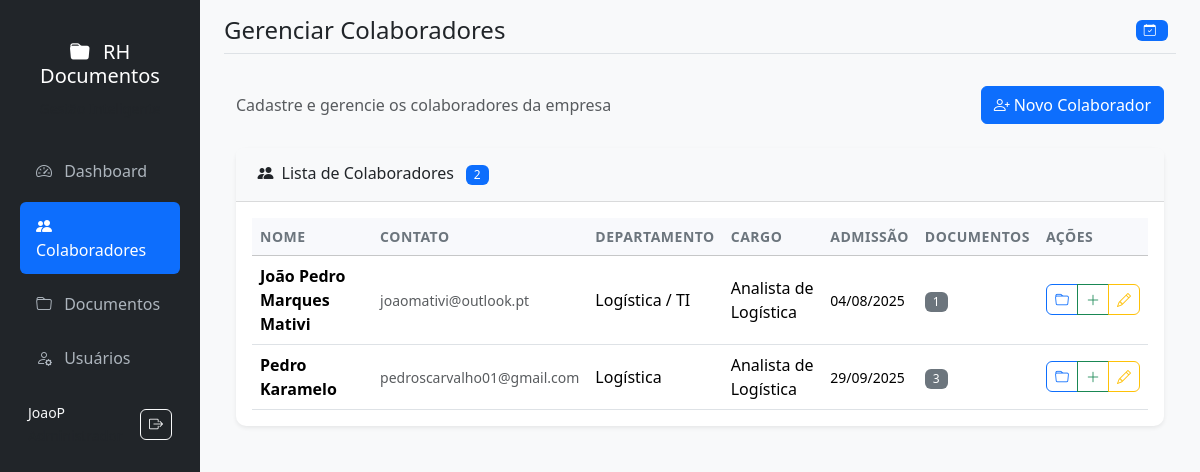
Page /colaboradores (signed in) on the committed database.
### models.py (models this page shows, shortened)
class User(UserMixin, db.Model):
    id = db.Column(db.Integer, primary_key=True)
    username = db.Column(db.String(80), unique=True, nullable=False)
    email = db.Column(db.String(120), unique=True, nullable=False)
    password_hash = db.Column(db.String(120), nullable=False)
    role = db.Column(db.String(20), nullable=False, default='visitante')
    created_at = db.Column(db.DateTime, default=datetime.utcnow)
    def has_permission(self, permission):
        roles_permissions = {
            'visitante': ['download'],
            'operador': ['download', 'add_documento', 'add_colaborador', 'renovar_documento'],
            'gestor': ['download', 'add_documento', 'add_colaborador', 'renovar_documento', 'edit_documento', 'delete_documento'],
            'administrador': ['download', 'add_documento', 'add_colaborador', 'renovar_documento', 'edit_documento', 'delete_documento', 'add_usuario']
        }
        return permission in roles_permissions.get(self.role, [])

class Colaborador(db.Model):
    id = db.Column(db.Integer, primary_key=True)
    nome = db.Column(db.String(100), nullable=False)
    email = db.Column(db.String(120))
    departamento = db.Column(db.String(50))
    cargo = db.Column(db.String(50))
    data_admissao = db.Column(db.Date)
    created_at = db.Column(db.DateTime, default=datetime.utcnow)
    documentos = db.relationship('Documento', backref='colaborador', lazy=True, cascade='all, delete-orphan')

### app.py (the view)
@app.route('/colaboradores')
@login_required
def colaboradores():
    if not current_user.has_permission('add_colaborador'):
        flash('Acesso não autorizado', 'warning')
        return redirect(url_for('dashboard'))
    colaboradores = Colaborador.query.all()
    return render_template('colaboradores.html', colaboradores=colaboradores)

### app.py (called while the page is built)
@login_manager.user_loader
def load_user(user_id):
    return User.query.get(int(user_id))

@app.teardown_appcontext
def shutdown_session(exception=None):
    db.session.remove()

### templates/colaboradores.html (shortened to what this page needs)
{% extends "base.html" %}
{% block page_title %}Gerenciar Colaboradores{% endblock %}
{% block content %}
<div class="d-flex justify-content-between align-items-center mb-4">
    <div>
        <p class="text-muted mb-0">Cadastre e gerencie os colaboradores da empresa</p>
    </div>
    {% if current_user.has_permission('add_colaborador') %}
    <a href="{{ url_for('novo_colaborador') }}" class="btn btn-primary">
        <i class="bi bi-person-plus me-1"></i>Novo Colaborador
    </a>
    {% endif %}
</div>
{% if colaboradores %}
<div class="card shadow-sm">
    <div class="card-header bg-light">
        <h6 class="mb-0">
            <i class="bi bi-people-fill me-2"></i>Lista de Colaboradores
            <span class="badge bg-primary ms-2">{{ colaboradores|length }}</span>
        </h6>
    </div>
    <div class="card-body">
        <div class="table-responsive">
            <table class="table table-hover">
                <thead class="table-light">
                    <tr>
                        <th>Nome</th>
                        <th>Contato</th>
                        <th>Departamento</th>
                        <th>Cargo</th>
                        <th>Admissão</th>
                        <th>Documentos</th>
                        <th>Ações</th>
                    </tr>
                </thead>
                <tbody>
                    {% for colab in colaboradores %}
                    <tr>
                        <td>
                            <strong>{{ colab.nome }}</strong>
                        </td>
                        <td>
                            {% if colab.email %}
                            <small class="text-muted">{{ colab.email }}</small>
                            {% else %}
                            <span class="text-muted">-</span>
                            {% endif %}
                        </td>
                        <td>{{ colab.departamento or '-' }}</td>
                        <td>{{ colab.cargo or '-' }}</td>
                        <td>
                            {% if colab.data_admissao %}
                            <small>{{ colab.data_admissao.strftime('%d/%m/%Y') }}</small>
                            {% else %}
                            <span class="text-muted">-</span>
                            {% endif %}
                        </td>
                        <td>
                            <span class="badge bg-secondary">{{ colab.documentos|length }}</span>
                        </td>
                        <td>
                            <div class="btn-group btn-group-sm" role="group">
                                <a href="{{ url_for('documentos_colaborador', colaborador_id=colab.id) }}"
                                   class="btn btn-outline-primary" title="Ver Documentos">
                                    <i class="bi bi-folder"></i>
                                </a>
                                {% if current_user.has_permission('add_documento') %}
                                <a href="{{ url_for('novo_documento', colaborador_id=colab.id) }}"
                                   class="btn btn-outline-success" title="Adicionar Documento">
                                    <i class="bi bi-plus-lg"></i>
                                </a>
                                {% endif %}
                                {% if current_user.has_permission('add_colaborador') %}
                                <a href="{{ url_for('editar_colaborador', colaborador_id=colab.id) }}"
                                   class="btn btn-outline-warning" title="Editar Colaborador">
                                    <i class="bi bi-pencil"></i>
                                </a>
                                {% endif %}
                            </div>
                        </td>
                    </tr>
                    {% endfor %}
                </tbody>
            </table>
        </div>
    </div>
</div>
{% endif %}
{% endblock %}

### templates/base.html (shortened to what this page needs)
<!DOCTYPE html>
<html lang="pt-br" data-bs-theme="light">
<head>
    <link href="https://cdn.jsdelivr.net/npm/bootstrap@5.3.2/dist/css/bootstrap.min.css" rel="stylesheet">
    <link href="https://cdn.jsdelivr.net/npm/bootstrap-icons@1.11.1/font/bootstrap-icons.css" rel="stylesheet">
    <link href="{{ url_for('static', filename='style.css') }}" rel="stylesheet">
</head>
<body>
    <div class="container-fluid">
        <div class="row">
            <nav id="sidebar" class="col-md-3 col-lg-2 d-md-block bg-dark sidebar collapse">
                <div class="position-sticky pt-3">
                    <div class="sidebar-header text-center py-4">
                        <h5 class="text-white">
                            <i class="bi bi-folder-fill me-2"></i>
                            RH Documentos
                        </h5>
                        <small class="text-muted">Gestão Inteligente</small>
                    </div>
                    <ul class="nav flex-column">
                        <li class="nav-item">
                            <a class="nav-link {% if request.endpoint == 'dashboard' %}active{% endif %}"
                               href="{{ url_for('dashboard') }}">
                                <i class="bi bi-speedometer2 me-2"></i>
                                Dashboard
                            </a>
                        </li>
                        {% if current_user.has_permission('add_colaborador') %}
                        <li class="nav-item">
                            <a class="nav-link {% if request.endpoint == 'colaboradores' or request.endpoint == 'novo_colaborador' or request.endpoint == 'editar_colaborador' %}active{% endif %}"
                               href="{{ url_for('colaboradores') }}">
                                <i class="bi bi-people-fill me-2"></i>
                                Colaboradores
                            </a>
                        </li>
                        {% endif %}
                        {% if current_user.has_permission('download') %}
                        <li class="nav-item">
                            <a class="nav-link {% if request.endpoint == 'documentos' or request.endpoint == 'documentos_colaborador' or request.endpoint == 'novo_documento' %}active{% endif %}"
                               href="{{ url_for('documentos') }}">
                                <i class="bi bi-folder me-2"></i>
                                Documentos
                            </a>
                        </li>
                        {% endif %}
                        {% if current_user.role == 'administrador' %}
                        <li class="nav-item">
                            <a class="nav-link {% if request.endpoint == 'usuarios' or request.endpoint == 'novo_usuario' %}active{% endif %}"
                               href="{{ url_for('usuarios') }}">
                                <i class="bi bi-person-gear me-2"></i>
                                Usuários
                            </a>
                        </li>
                        {% endif %}
                    </ul>
                    <div class="sidebar-footer mt-auto p-3">
                        <div class="d-flex align-items-center text-light">
                            <div class="flex-grow-1">
                                <small class="d-block">{{ current_user.username }}</small>
                                <small class="text-muted text-capitalize">{{ current_user.role }}</small>
                            </div>
                            <a href="{{ url_for('logout') }}" class="btn btn-outline-light btn-sm"
                               title="Sair">
                                <i class="bi bi-box-arrow-right"></i>
                            </a>
                        </div>
                    </div>
                </div>
            </nav>
            <main class="col-md-9 ms-sm-auto col-lg-10 px-md-4 main-content">
                <div class="d-flex justify-content-between flex-wrap flex-md-nowrap align-items-center pt-3 pb-2 mb-3 border-bottom">
                    <div class="d-flex align-items-center">
                        <h1 class="h4 mb-0">{% block page_title %}Dashboard{% endblock %}</h1>
                    </div>
                    <div class="btn-toolbar">
                        <div class="btn-group me-2">
                            <span class="badge bg-primary">
                                <i class="bi bi-calendar-check me-1"></i>
                            </span>
                        </div>
                    </div>
                </div>
                <div class="container-fluid py-3">
                    {% block content %}{% endblock %}
                </div>
            </main>
        </div>
    </div>
</body>
</html>

### static/style.css (style rules this page uses)
body { background-color: #f8f9fa; font-family: 'Segoe UI', Tahoma, Geneva, Verdana, sans-serif; }
.card { border: none; box-shadow: 0 0.125rem 0.25rem rgba(0, 0, 0, 0.075); margin-bottom: 1.5rem; border-radius: 10px; }
.card-header { border-bottom: 1px solid #e3e6f0; background-color: #f8f9fc; font-weight: 600; padding: 1rem 1.35rem; }
.badge { font-size: 0.75em; padding: 0.35em 0.65em; }
.table { margin-bottom: 0; }
.table th { border-top: none; font-weight: 600; color: #5a5c69; background-color: #f8f9fc; }
.btn { border-radius: 0.35rem; font-weight: 500; }
.btn-sm { padding: 0.25rem 0.5rem; font-size: 0.875rem; }
.sidebar { min-height: 100vh; box-shadow: 0 0 10px rgba(0, 0, 0, 0.1); transition: all 0.3s; }
.sidebar .nav-link { color: #adb5bd; padding: 0.75rem 1rem; margin: 0.2rem 0.5rem; border-radius: 0.375rem; transition: all 0.3s; }
.sidebar .nav-link.active { color: #fff; background-color: #0d6efd; }
.sidebar .nav-link i { width: 20px; text-align: center; }
.main-content { background-color: #f8f9fa; min-height: 100vh; }
.card { border: none; box-shadow: 0 0.125rem 0.25rem rgba(0, 0, 0, 0.075); transition: box-shadow 0.3s ease; }
.card-header { border-bottom: 1px solid rgba(0, 0, 0, 0.125); font-weight: 600; }
.table th { border-top: none; font-weight: 600; font-size: 0.875rem; text-transform: uppercase; letter-spacing: 0.5px; color: #6c757d; }
.table td { vertical-align: middle; }
.btn { border-radius: 0.375rem; font-weight: 500; transition: all 0.3s ease; }
.btn-group-sm > .btn { border-radius: 0.375rem; }
.badge { font-weight: 500; letter-spacing: 0.5px; }

### rows in the picture
User: username "JoaoP"
Colaborador: nome "João Pedro Marques Mativi", email "joaomativi@outlook.pt", departamento "Logística / TI", cargo "Analista de Logística", data_admissao "04/08/2025", documentos|length "1"
Colaborador: nome "Pedro Karamelo", email "pedroscarvalho01@gmail.com", departamento "Logística", cargo "Analista de Logística", data_admissao "29/09/2025", documentos|length "3"

### other values in the picture
{{ colaboradores|length }} "2"
